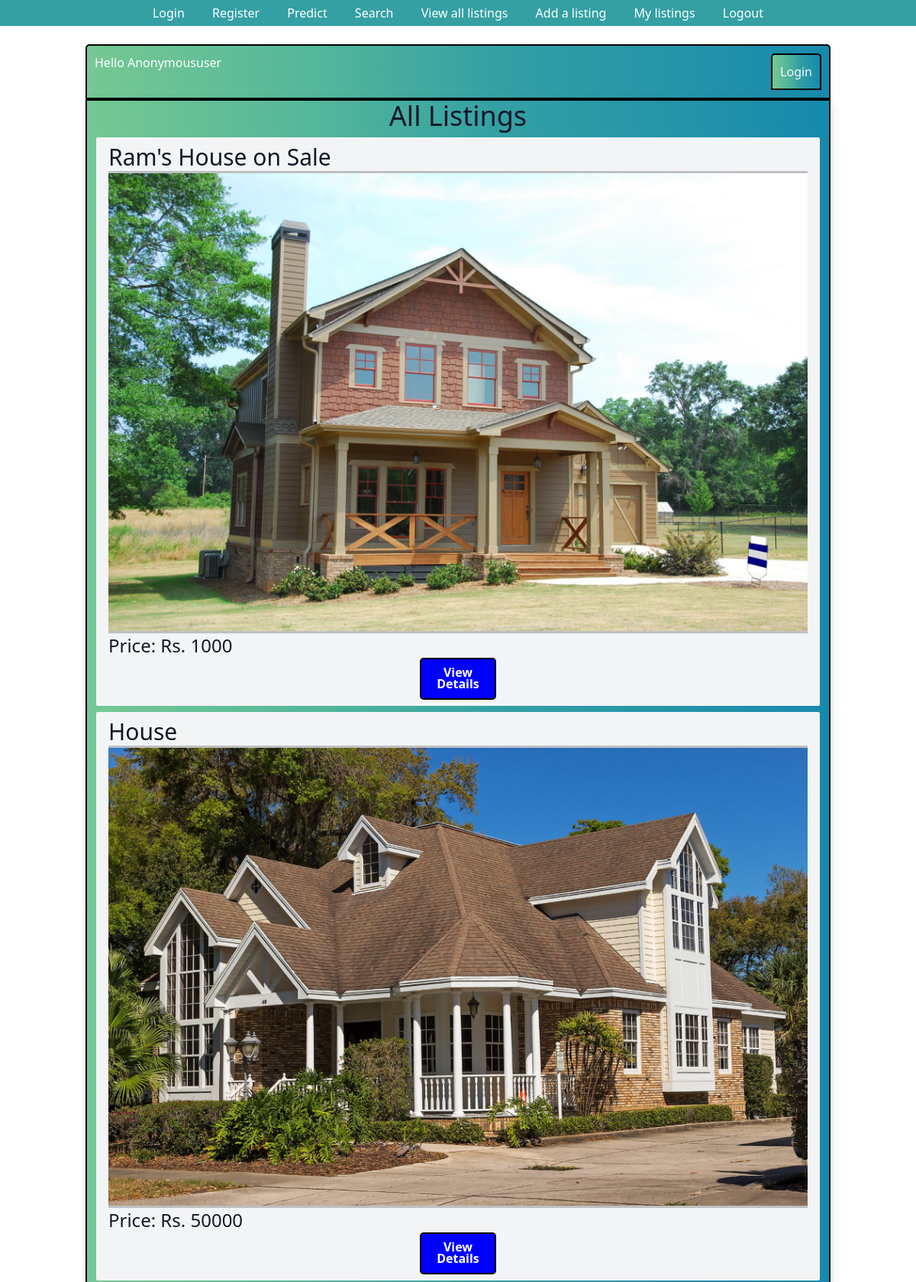
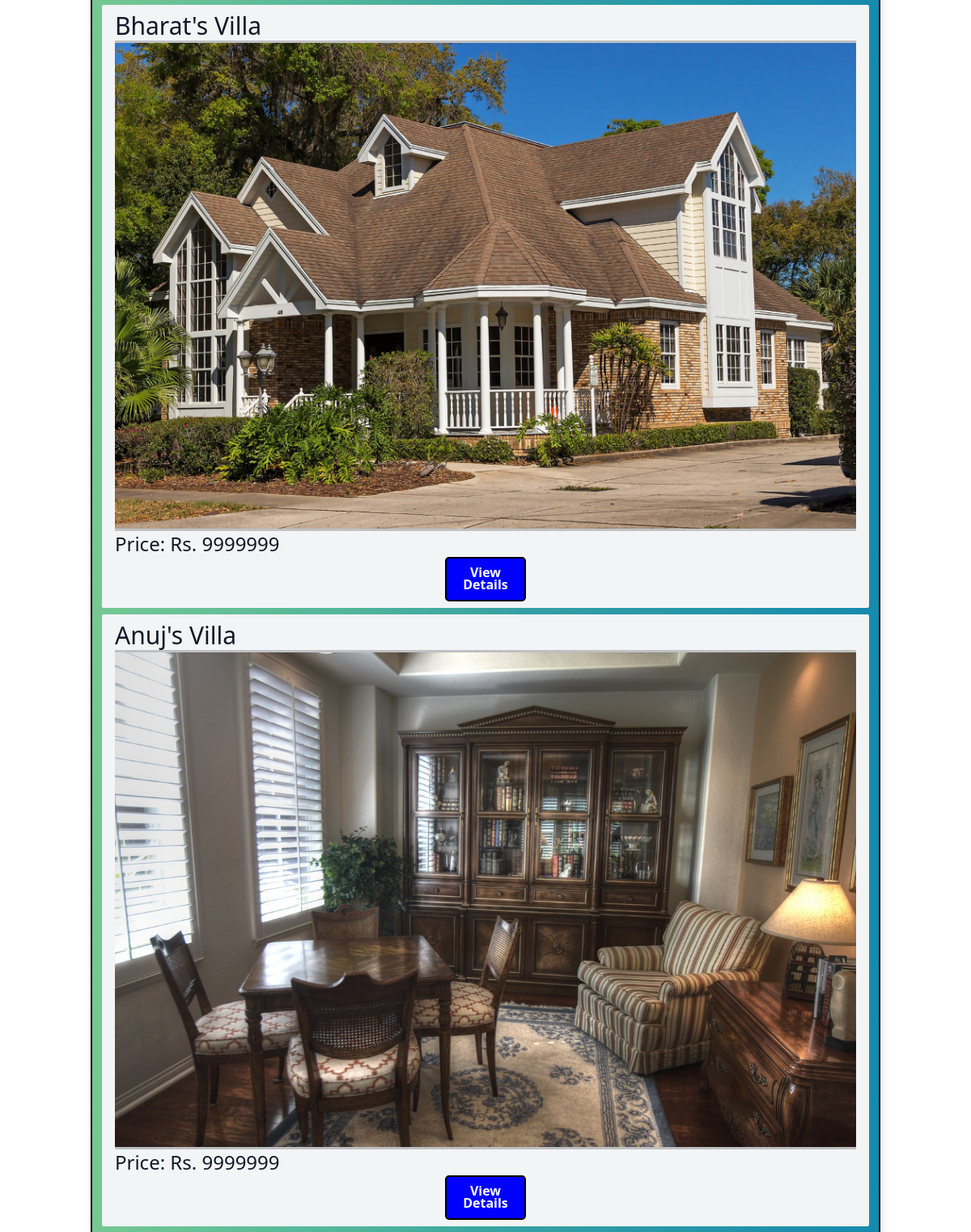
/listings/ (upper part), run on the app's committed database (2 pictures, top to bottom).
### listings/models.py (models this page shows, shortened)
class Listing(models.Model):
    Title = models.CharField(max_length=30, default='House on Sale')
    Location = models.CharField(max_length=30, default='Kalanki')
    City = models.CharField(max_length=30, default='Kathmandu')
    Price = models.IntegerField(default=9999999)
    Bedroom = models.IntegerField(default=1)
    Bathroom = models.IntegerField(default=1)
    Floors = models.IntegerField(default=1)
    Parking = models.IntegerField(default=1)
    Face = models.CharField(max_length=30, default="East")
    Area = models.IntegerField(default=100)
    Road_Width = models.IntegerField(default=0)
    Road_Type = models.CharField(max_length=30, default="Concrete")
    Build_Area = models.IntegerField(default=100)
    Amenities = models.CharField(max_length=30, default="Bathroom")
    Contact_number = models.IntegerField(default=9845654321)
    Contact_mail = models.EmailField(max_length=30, default='admin@gmail.com')
    Image = models.ImageField(max_length = 254)
    user = models.ForeignKey(User, on_delete=models.SET_NULL,null=True)
    is_sold = models.BooleanField(default=False)
    Description = models.CharField(max_length=1000, default="Please describe your estate here. You may also justify the price of your estate here.")
    likes = models.ManyToManyField(User, related_name='estate')

### listings/views.py (the view)
# urls.py: path('listings/', listing_list, name='listing_list'),
def listing_list(request):
    listings = Listing.objects.all()
    context = {
        "listings" : listings
    }
    return render(request, "listings.html", context)

### templates/listings.html (shortened to what this page needs)
{% extends "base.html" %}
    {% block content %}
    <div class="header-bar">
        <div>
            Hello {{request.user|title}}
        </div>
        <div class="header-bar">
            {% if request.user.is_authenticated %}
            <a href="{% url 'logout' %}"> Logout </a>
            {%else%}
            <a href="{% url 'login' %}"> Login </a>
            {%endif%}
        </div>
    </div>
    <div class="container">
        <center><h1 class="text-4xl text-gray-900">All Listings</h1></center>
        {% for listing in listings %}
        <div class="mt-2 px-3 py-2 bg-gray-100 rounded-sm">
            <h3 class="text-3xl text-gray-900">{{ listing.Title }}</h3><hr><hr><hr>
            {% if listing.Image %}
            <img src="{{ listing.Image.url }}" alt="">
            {% endif %}
            <hr><hr><hr><h2 class="text-2xl text-gray-900">Price: Rs. {{listing.Price}}</h2>
            <center><a href="/listings/{{ listing.id }}/" class="button">View Details</a></center>
        </div>
        {% endfor %}
    </div>
    {% endblock content %}

### templates/base.html (style rules this page uses)
.button { display: inline-block; width: 100px; height: 55px; background: blue !important; padding: 10px; text-align: center; border-radius: 5px; color: white; font-weight: bold; line-height: 15px; text-decoration: none; border: 2px solid #000; }
.header-bar { display: flex; justify-content: space-between; color: #fff; padding: 10px; border-radius: 5px 5px 0 0; background: linear-gradient(90deg, #76C893 0%, #52B69A 32%, #34A0A4 55%, #168AAD 100%); border: 2px solid #000 }
.container { max-width: 1550px; margin: auto; background-color: rgba(136, 5, 5, 0.421); -webkit-box-shadow: 2px 2px 13px -4px rgba(0, 0, 0, 0.21); box-shadow: 2px 2px 13px -4px rgba(0, 0, 0, 0.21); background: linear-gradient(90deg, #76C893 0%, #52B69A 32%, #34A0A4 55%, #168AAD 100%); border: 2px solid #000 }
.header-bar a { color: rgb(247, 247, 247); text-decoration: none; }

### data on the page
Listing: Title "Ram's House on Sale", Image (picture), Price "1000"
Listing: Title "House", Image (picture), Price "50000"
Listing: Title "Bharat's Villa", Image (picture), Price "9999999"
Listing: Title "Anuj's Villa", Image (picture), Price "9999999"

### other printed values
{{ request.user|title }} "Anonymoususer"
